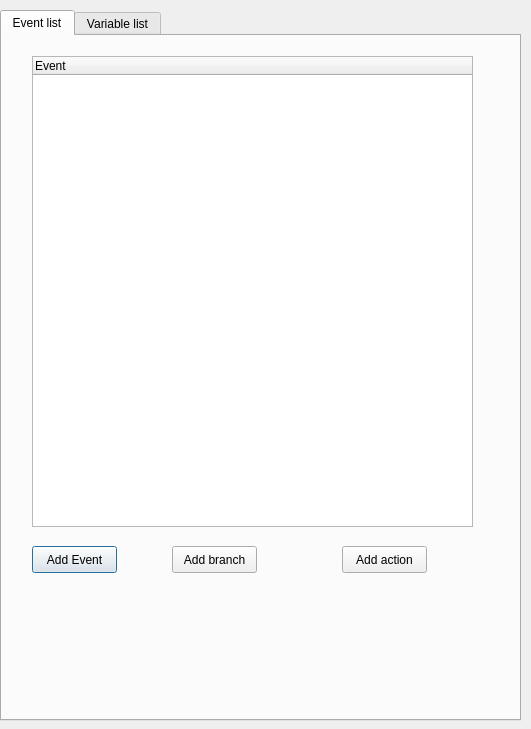
<?xml version="1.0" encoding="UTF-8"?>
<ui version="4.0">
 <class>EventManagerDialog</class>
 <widget class="QDialog" name="EventManagerDialog">
  <property name="geometry">
   <rect>
    <x>0</x>
    <y>0</y>
    <width>531</width>
    <height>729</height>
   </rect>
  </property>
  <property name="windowTitle">
   <string>Dialog</string>
  </property>
  <widget class="QTabWidget" name="tabWidget">
   <property name="geometry">
    <rect>
     <x>0</x>
     <y>10</y>
     <width>521</width>
     <height>711</height>
    </rect>
   </property>
   <property name="currentIndex">
    <number>0</number>
   </property>
   <widget class="QWidget" name="tab">
    <attribute name="title">
     <string>Event list</string>
    </attribute>
    <widget class="QTreeWidget" name="eventTreeWidget">
     <property name="geometry">
      <rect>
       <x>30</x>
       <y>20</y>
       <width>441</width>
       <height>471</height>
      </rect>
     </property>
     <column>
      <property name="text">
       <string>Event</string>
      </property>
     </column>
     <item>
      <property name="text">
       <string/>
      </property>
     </item>
    </widget>
    <widget class="QPushButton" name="addEvent">
     <property name="geometry">
      <rect>
       <x>30</x>
       <y>510</y>
       <width>85</width>
       <height>27</height>
      </rect>
     </property>
     <property name="text">
      <string>Add Event</string>
     </property>
    </widget>
    <widget class="QPushButton" name="addBranch">
     <property name="geometry">
      <rect>
       <x>170</x>
       <y>510</y>
       <width>85</width>
       <height>27</height>
      </rect>
     </property>
     <property name="text">
      <string>Add branch</string>
     </property>
    </widget>
    <widget class="QPushButton" name="addAction">
     <property name="geometry">
      <rect>
       <x>340</x>
       <y>510</y>
       <width>85</width>
       <height>27</height>
      </rect>
     </property>
     <property name="text">
      <string>Add action</string>
     </property>
    </widget>
   </widget>
   <widget class="QWidget" name="tab_2">
    <attribute name="title">
     <string>Variable list</string>
    </attribute>
    <widget class="QListWidget" name="variableListWidget">
     <property name="geometry">
      <rect>
       <x>40</x>
       <y>60</y>
       <width>141</width>
       <height>551</height>
      </rect>
     </property>
    </widget>
    <widget class="QLabel" name="label">
     <property name="geometry">
      <rect>
       <x>70</x>
       <y>30</y>
       <width>71</width>
       <height>16</height>
      </rect>
     </property>
     <property name="text">
      <string>Variable list</string>
     </property>
    </widget>
    <widget class="QComboBox" name="variableListComboBox">
     <property name="geometry">
      <rect>
       <x>270</x>
       <y>20</y>
       <width>141</width>
       <height>25</height>
      </rect>
     </property>
     <item>
      <property name="text">
       <string>Constant</string>
      </property>
     </item>
     <item>
      <property name="text">
       <string>Addition</string>
      </property>
     </item>
     <item>
      <property name="text">
       <string>Position collidable</string>
      </property>
     </item>
     <item>
      <property name="text">
       <string>Event counter</string>
      </property>
     </item>
     <item>
      <property name="text">
       <string>Key state</string>
      </property>
     </item>
     <item>
      <property name="text">
       <string>Position state</string>
      </property>
     </item>
     <item>
      <property name="text">
       <string>Event state</string>
      </property>
     </item>
    </widget>
    <widget class="QFrame" name="constantFrame">
     <property name="geometry">
      <rect>
       <x>220</x>
       <y>60</y>
       <width>251</width>
       <height>81</height>
      </rect>
     </property>
     <property name="frameShape">
      <enum>QFrame::StyledPanel</enum>
     </property>
     <property name="frameShadow">
      <enum>QFrame::Raised</enum>
     </property>
     <widget class="QSpinBox" name="constantSpinBox">
      <property name="geometry">
       <rect>
        <x>90</x>
        <y>40</y>
        <width>51</width>
        <height>25</height>
       </rect>
      </property>
     </widget>
     <widget class="QLabel" name="label_2">
      <property name="geometry">
       <rect>
        <x>90</x>
        <y>5</y>
        <width>56</width>
        <height>20</height>
       </rect>
      </property>
      <property name="text">
       <string>Constant</string>
      </property>
     </widget>
    </widget>
    <widget class="QFrame" name="additionFrame">
     <property name="geometry">
      <rect>
       <x>220</x>
       <y>160</y>
       <width>251</width>
       <height>81</height>
      </rect>
     </property>
     <property name="frameShape">
      <enum>QFrame::StyledPanel</enum>
     </property>
     <property name="frameShadow">
      <enum>QFrame::Raised</enum>
     </property>
     <widget class="QComboBox" name="variable1comboBox">
      <property name="geometry">
       <rect>
        <x>11</x>
        <y>40</y>
        <width>101</width>
        <height>25</height>
       </rect>
      </property>
     </widget>
     <widget class="QLabel" name="label_3">
      <property name="geometry">
       <rect>
        <x>90</x>
        <y>10</y>
        <width>56</width>
        <height>20</height>
       </rect>
      </property>
      <property name="text">
       <string>Addition</string>
      </property>
     </widget>
     <widget class="QLabel" name="label_4">
      <property name="geometry">
       <rect>
        <x>120</x>
        <y>40</y>
        <width>16</width>
        <height>20</height>
       </rect>
      </property>
      <property name="text">
       <string> +</string>
      </property>
     </widget>
     <widget class="QComboBox" name="variable2ComboBox">
      <property name="geometry">
       <rect>
        <x>140</x>
        <y>40</y>
        <width>101</width>
        <height>25</height>
       </rect>
      </property>
     </widget>
    </widget>
    <widget class="QFrame" name="collidableFrame">
     <property name="geometry">
      <rect>
       <x>220</x>
       <y>250</y>
       <width>251</width>
       <height>81</height>
      </rect>
     </property>
     <property name="frameShape">
      <enum>QFrame::StyledPanel</enum>
     </property>
     <property name="frameShadow">
      <enum>QFrame::Raised</enum>
     </property>
     <widget class="QSpinBox" name="xCollidableSpinBox">
      <property name="geometry">
       <rect>
        <x>30</x>
        <y>40</y>
        <width>51</width>
        <height>25</height>
       </rect>
      </property>
     </widget>
     <widget class="QSpinBox" name="yCollidableSpinBox">
      <property name="geometry">
       <rect>
        <x>160</x>
        <y>40</y>
        <width>51</width>
        <height>25</height>
       </rect>
      </property>
     </widget>
     <widget class="QLabel" name="label_5">
      <property name="geometry">
       <rect>
        <x>70</x>
        <y>10</y>
        <width>111</width>
        <height>20</height>
       </rect>
      </property>
      <property name="text">
       <string>Position collidable</string>
      </property>
     </widget>
    </widget>
    <widget class="QFrame" name="counterFrame">
     <property name="geometry">
      <rect>
       <x>220</x>
       <y>350</y>
       <width>251</width>
       <height>81</height>
      </rect>
     </property>
     <property name="frameShape">
      <enum>QFrame::StyledPanel</enum>
     </property>
     <property name="frameShadow">
      <enum>QFrame::Raised</enum>
     </property>
     <widget class="QComboBox" name="counterComboBox">
      <property name="geometry">
       <rect>
        <x>30</x>
        <y>40</y>
        <width>191</width>
        <height>25</height>
       </rect>
      </property>
     </widget>
     <widget class="QLabel" name="label_7">
      <property name="geometry">
       <rect>
        <x>80</x>
        <y>10</y>
        <width>91</width>
        <height>20</height>
       </rect>
      </property>
      <property name="text">
       <string>Event counter</string>
      </property>
     </widget>
    </widget>
    <widget class="QFrame" name="keyFrame">
     <property name="geometry">
      <rect>
       <x>220</x>
       <y>450</y>
       <width>251</width>
       <height>81</height>
      </rect>
     </property>
     <property name="frameShape">
      <enum>QFrame::StyledPanel</enum>
     </property>
     <property name="frameShadow">
      <enum>QFrame::Raised</enum>
     </property>
     <widget class="QLabel" name="label_8">
      <property name="geometry">
       <rect>
        <x>100</x>
        <y>10</y>
        <width>61</width>
        <height>20</height>
       </rect>
      </property>
      <property name="text">
       <string>Key state</string>
      </property>
     </widget>
     <widget class="QComboBox" name="keyComboBox">
      <property name="geometry">
       <rect>
        <x>30</x>
        <y>40</y>
        <width>191</width>
        <height>25</height>
       </rect>
      </property>
      <item>
       <property name="text">
        <string>A </string>
       </property>
      </item>
      <item>
       <property name="text">
        <string>B</string>
       </property>
      </item>
      <item>
       <property name="text">
        <string>C</string>
       </property>
      </item>
      <item>
       <property name="text">
        <string>D</string>
       </property>
      </item>
      <item>
       <property name="text">
        <string>E</string>
       </property>
      </item>
      <item>
       <property name="text">
        <string>F</string>
       </property>
      </item>
      <item>
       <property name="text">
        <string>G</string>
       </property>
      </item>
      <item>
       <property name="text">
        <string>H</string>
       </property>
      </item>
      <item>
       <property name="text">
        <string>I</string>
       </property>
      </item>
      <item>
       <property name="text">
        <string>J</string>
       </property>
      </item>
      <item>
       <property name="text">
        <string>K</string>
       </property>
      </item>
      <item>
       <property name="text">
        <string>L</string>
       </property>
      </item>
      <item>
       <property name="text">
        <string>M</string>
       </property>
      </item>
      <item>
       <property name="text">
        <string>N</string>
       </property>
      </item>
      <item>
       <property name="text">
        <string>O</string>
       </property>
      </item>
      <item>
       <property name="text">
        <string>P</string>
       </property>
      </item>
      <item>
       <property name="text">
        <string>Q</string>
       </property>
      </item>
      <item>
       <property name="text">
        <string>S</string>
       </property>
      </item>
      <item>
       <property name="text">
        <string>T</string>
       </property>
      </item>
      <item>
       <property name="text">
        <string>U</string>
       </property>
      </item>
      <item>
       <property name="text">
        <string>V</string>
       </property>
      </item>
      <item>
       <property name="text">
        <string>W</string>
       </property>
      </item>
      <item>
       <property name="text">
        <string>X</string>
       </property>
      </item>
      <item>
       <property name="text">
        <string>Y</string>
       </property>
      </item>
      <item>
       <property name="text">
        <string>Z</string>
       </property>
      </item>
      <item>
       <property name="text">
        <string>Num0</string>
       </property>
      </item>
      <item>
       <property name="text">
        <string>Num1</string>
       </property>
      </item>
      <item>
       <property name="text">
        <string>Num2</string>
       </property>
      </item>
      <item>
       <property name="text">
        <string>Num3</string>
       </property>
      </item>
      <item>
       <property name="text">
        <string>Num4</string>
       </property>
      </item>
      <item>
       <property name="text">
        <string>Num5</string>
       </property>
      </item>
      <item>
       <property name="text">
        <string>Num6</string>
       </property>
      </item>
      <item>
       <property name="text">
        <string>Num7</string>
       </property>
      </item>
      <item>
       <property name="text">
        <string>Num8</string>
       </property>
      </item>
      <item>
       <property name="text">
        <string>Num9</string>
       </property>
      </item>
      <item>
       <property name="text">
        <string>Escape</string>
       </property>
      </item>
      <item>
       <property name="text">
        <string>LControl</string>
       </property>
      </item>
      <item>
       <property name="text">
        <string>LShift</string>
       </property>
      </item>
      <item>
       <property name="text">
        <string>LAlt</string>
       </property>
      </item>
      <item>
       <property name="text">
        <string>LSystem</string>
       </property>
      </item>
      <item>
       <property name="text">
        <string>RControl</string>
       </property>
      </item>
      <item>
       <property name="text">
        <string>RShift</string>
       </property>
      </item>
      <item>
       <property name="text">
        <string>RAlt</string>
       </property>
      </item>
      <item>
       <property name="text">
        <string>RSystem</string>
       </property>
      </item>
      <item>
       <property name="text">
        <string>Menu</string>
       </property>
      </item>
      <item>
       <property name="text">
        <string>LBracket</string>
       </property>
      </item>
      <item>
       <property name="text">
        <string>RBracket</string>
       </property>
      </item>
      <item>
       <property name="text">
        <string>SemiColon</string>
       </property>
      </item>
      <item>
       <property name="text">
        <string>Comma</string>
       </property>
      </item>
      <item>
       <property name="text">
        <string>Period</string>
       </property>
      </item>
      <item>
       <property name="text">
        <string>Quote</string>
       </property>
      </item>
      <item>
       <property name="text">
        <string>Slash</string>
       </property>
      </item>
      <item>
       <property name="text">
        <string>BackSlash</string>
       </property>
      </item>
      <item>
       <property name="text">
        <string>Tilde</string>
       </property>
      </item>
      <item>
       <property name="text">
        <string>Equal</string>
       </property>
      </item>
      <item>
       <property name="text">
        <string>Dash</string>
       </property>
      </item>
      <item>
       <property name="text">
        <string>Space</string>
       </property>
      </item>
      <item>
       <property name="text">
        <string>Return</string>
       </property>
      </item>
      <item>
       <property name="text">
        <string>Back</string>
       </property>
      </item>
      <item>
       <property name="text">
        <string>Tab</string>
       </property>
      </item>
      <item>
       <property name="text">
        <string>PageUp</string>
       </property>
      </item>
      <item>
       <property name="text">
        <string>PageDown</string>
       </property>
      </item>
      <item>
       <property name="text">
        <string>End</string>
       </property>
      </item>
      <item>
       <property name="text">
        <string>Home</string>
       </property>
      </item>
      <item>
       <property name="text">
        <string>Insert</string>
       </property>
      </item>
      <item>
       <property name="text">
        <string>Delete</string>
       </property>
      </item>
      <item>
       <property name="text">
        <string>Add</string>
       </property>
      </item>
      <item>
       <property name="text">
        <string>Subtract</string>
       </property>
      </item>
      <item>
       <property name="text">
        <string>Multiply</string>
       </property>
      </item>
      <item>
       <property name="text">
        <string>Divide</string>
       </property>
      </item>
      <item>
       <property name="text">
        <string>Left</string>
       </property>
      </item>
      <item>
       <property name="text">
        <string>Right</string>
       </property>
      </item>
      <item>
       <property name="text">
        <string>Up</string>
       </property>
      </item>
      <item>
       <property name="text">
        <string>Down</string>
       </property>
      </item>
     </widget>
    </widget>
    <widget class="QFrame" name="positionFrame">
     <property name="geometry">
      <rect>
       <x>220</x>
       <y>550</y>
       <width>251</width>
       <height>81</height>
      </rect>
     </property>
     <property name="frameShape">
      <enum>QFrame::StyledPanel</enum>
     </property>
     <property name="frameShadow">
      <enum>QFrame::Raised</enum>
     </property>
     <widget class="QSpinBox" name="xStateSpinBox">
      <property name="geometry">
       <rect>
        <x>30</x>
        <y>40</y>
        <width>51</width>
        <height>25</height>
       </rect>
      </property>
     </widget>
     <widget class="QSpinBox" name="yStateSpinBox">
      <property name="geometry">
       <rect>
        <x>170</x>
        <y>40</y>
        <width>51</width>
        <height>25</height>
       </rect>
      </property>
     </widget>
     <widget class="QLabel" name="label_6">
      <property name="geometry">
       <rect>
        <x>80</x>
        <y>10</y>
        <width>81</width>
        <height>20</height>
       </rect>
      </property>
      <property name="text">
       <string>Position state</string>
      </property>
     </widget>
    </widget>
    <widget class="QPushButton" name="addVariableButton">
     <property name="geometry">
      <rect>
       <x>310</x>
       <y>640</y>
       <width>85</width>
       <height>27</height>
      </rect>
     </property>
     <property name="text">
      <string>add variable</string>
     </property>
    </widget>
   </widget>
  </widget>
 </widget>
 <resources/>
 <connections/>
</ui>
